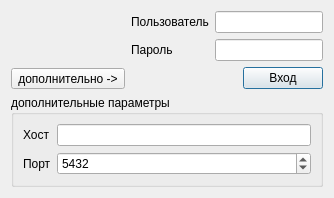
<?xml version="1.0" encoding="UTF-8"?>
<ui version="4.0">
 <class>PgDialog</class>
 <widget class="QDialog" name="PgDialog">
  <property name="geometry">
   <rect>
    <x>0</x>
    <y>0</y>
    <width>484</width>
    <height>253</height>
   </rect>
  </property>
  <property name="minimumSize">
   <size>
    <width>484</width>
    <height>0</height>
   </size>
  </property>
  <property name="maximumSize">
   <size>
    <width>484</width>
    <height>261</height>
   </size>
  </property>
  <property name="sizeGripEnabled">
   <bool>false</bool>
  </property>
  <layout class="QVBoxLayout" name="verticalLayout_3" stretch="2,1">
   <property name="sizeConstraint">
    <enum>QLayout::SetFixedSize</enum>
   </property>
   <item>
    <layout class="QHBoxLayout" name="horizontalLayout_3">
     <item>
      <layout class="QVBoxLayout" name="verticalLayout_2">
       <item>
        <widget class="QLabel" name="label_3">
         <property name="maximumSize">
          <size>
           <width>200</width>
           <height>100</height>
          </size>
         </property>
         <property name="text">
          <string/>
         </property>
         <property name="pixmap">
          <pixmap resource="res.qrc">:/images/logotip.png</pixmap>
         </property>
         <property name="scaledContents">
          <bool>true</bool>
         </property>
        </widget>
       </item>
       <item>
        <widget class="QToolButton" name="cmdShowOpt">
         <property name="text">
          <string>дополнительно -&gt;</string>
         </property>
         <property name="checkable">
          <bool>true</bool>
         </property>
        </widget>
       </item>
      </layout>
     </item>
     <item>
      <layout class="QVBoxLayout" name="verticalLayout">
       <item>
        <layout class="QGridLayout" name="gridLayout">
         <item row="0" column="0">
          <widget class="QLabel" name="label">
           <property name="text">
            <string>Пользователь</string>
           </property>
          </widget>
         </item>
         <item row="0" column="1">
          <widget class="QLineEdit" name="edtUser"/>
         </item>
         <item row="1" column="0">
          <widget class="QLabel" name="label_2">
           <property name="text">
            <string>Пароль</string>
           </property>
          </widget>
         </item>
         <item row="1" column="1">
          <widget class="QLineEdit" name="edtPasswd">
           <property name="echoMode">
            <enum>QLineEdit::Password</enum>
           </property>
          </widget>
         </item>
        </layout>
       </item>
       <item>
        <layout class="QHBoxLayout" name="horizontalLayout_2">
         <item>
          <spacer name="horizontalSpacer">
           <property name="orientation">
            <enum>Qt::Horizontal</enum>
           </property>
           <property name="sizeHint" stdset="0">
            <size>
             <width>40</width>
             <height>20</height>
            </size>
           </property>
          </spacer>
         </item>
         <item>
          <widget class="QPushButton" name="cmdConnect">
           <property name="text">
            <string>Вход</string>
           </property>
          </widget>
         </item>
        </layout>
       </item>
      </layout>
     </item>
    </layout>
   </item>
   <item>
    <widget class="QGroupBox" name="groupBox">
     <property name="title">
      <string>дополнительные параметры</string>
     </property>
     <layout class="QGridLayout" name="gridLayout_2">
      <item row="0" column="1">
       <widget class="QLineEdit" name="edtHost"/>
      </item>
      <item row="0" column="0">
       <widget class="QLabel" name="label_4">
        <property name="text">
         <string>Хост</string>
        </property>
       </widget>
      </item>
      <item row="1" column="1">
       <widget class="QSpinBox" name="edtPort">
        <property name="maximum">
         <number>65535</number>
        </property>
        <property name="value">
         <number>5432</number>
        </property>
       </widget>
      </item>
      <item row="1" column="0">
       <widget class="QLabel" name="label_5">
        <property name="text">
         <string>Порт</string>
        </property>
       </widget>
      </item>
     </layout>
    </widget>
   </item>
  </layout>
 </widget>
 <tabstops>
  <tabstop>edtUser</tabstop>
  <tabstop>edtPasswd</tabstop>
  <tabstop>cmdConnect</tabstop>
  <tabstop>cmdShowOpt</tabstop>
  <tabstop>edtHost</tabstop>
  <tabstop>edtPort</tabstop>
 </tabstops>
 <resources>
  <include location="res.qrc"/>
 </resources>
 <connections/>
</ui>
